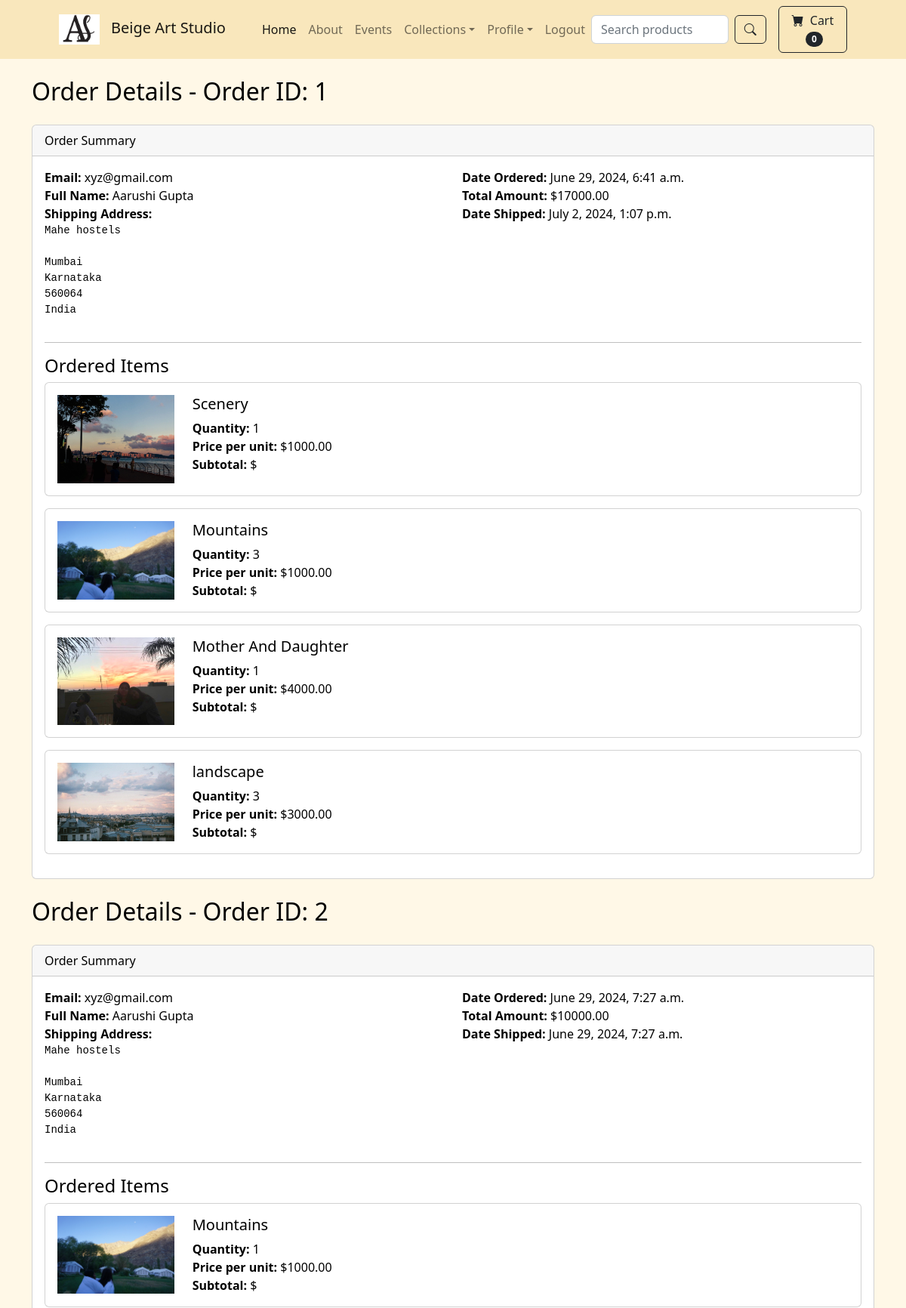
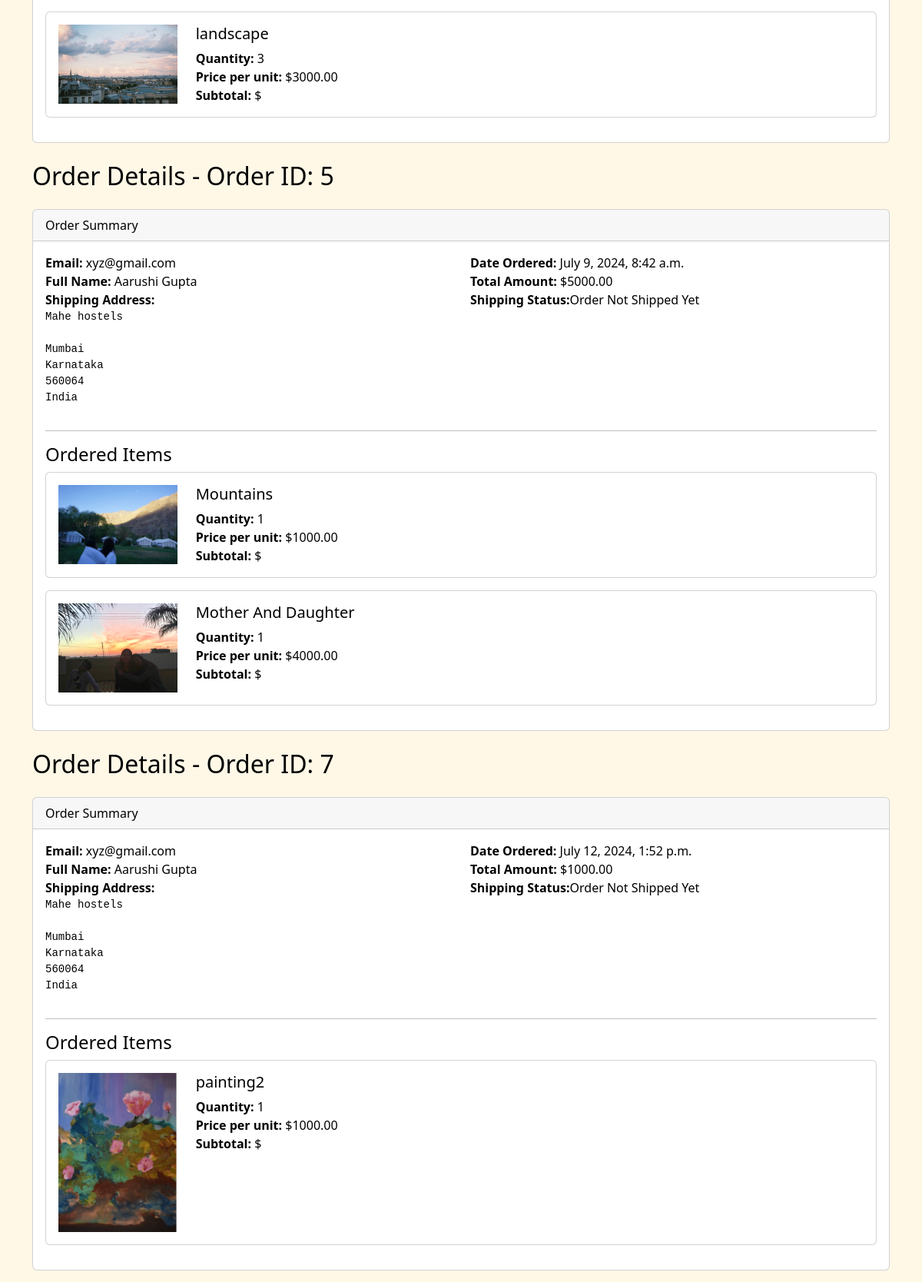
Page /payment/orders/ (signed in, upper part) on the committed database (2 pictures, top to bottom).
### payment/models.py (models this page shows, shortened)
class Order(models.Model):
    STATUS_CHOICES = [
        ('P', 'Pending'),
        ('S', 'Shipped'),
        ('C', 'Cancelled'),
    ]
    user = models.ForeignKey(User, on_delete=models.CASCADE, null=True, blank=True)
    full_name = models.CharField(max_length=250)
    email = models.EmailField(max_length=250)
    shipping_address = models.TextField(max_length=15000)
    amount_paid = models.DecimalField(max_digits=7, decimal_places=2)
    date_ordered = models.DateTimeField(auto_now_add=True)
    shipped = models.BooleanField(default=False)
    date_shipped = models.DateTimeField(blank=True, null=True)

class OrderItem(models.Model):
    order = models.ForeignKey(Order, related_name='order_items', on_delete=models.CASCADE, null=True)
    product = models.ForeignKey(Product, on_delete=models.CASCADE, null=True)
    user = models.ForeignKey(User, on_delete=models.CASCADE, null=True, blank=True)
    quantity = models.PositiveBigIntegerField(default=1)
    price = models.DecimalField(max_digits=7, decimal_places=2)

### store/models.py (models this page shows, shortened)
class Product(models.Model):
    name = models.CharField(max_length=100)
    price = models.DecimalField(default=0, decimal_places=2, max_digits=6)
    category = models.ForeignKey(Category, on_delete=models.CASCADE, default=1)
    description = models.CharField(max_length=250, default='', blank=True, null=True)
    image = models.ImageField(upload_to='uploads/product/')
    is_sale = models.BooleanField(default=False)
    sale_price = models.DecimalField(default=0, decimal_places=2, max_digits=6)

### payment/views.py (the view)
# urls.py: path('orders/', views.order_list, name='order_list'),
@login_required
def order_list(request):
    orders = Order.objects.filter(user=request.user).prefetch_related('order_items')
    context = {
        'orders': orders,
    }
    return render(request, 'payment/order_list.html', context)

### cart/cart.py (called while the page is built)
    def __len__(self):
        return len(self.cart)

### cart/context_processors.py (called while the page is built)
def cart(request):
    return {'cart': Cart(request)}

### payment/templates/payment/order_list.html
{% extends 'base.html' %}
{% block content %}
<div class="container mt-4">
    {% for order in orders %}
    <h2 class="mb-4">Order Details - Order ID: {{ order.id }}</h2>
    <div class="card mb-4">
        <div class="card-header">
            Order Summary
        </div>
        <div class="card-body">
            <div class="row mb-3">
                <div class="col-md-6">
                    <strong>Email:</strong> {{ order.user.email }}<br>
                    <strong>Full Name:</strong> {{ order.user.get_full_name }}<br>
                    <strong>Shipping Address:</strong><br>
                    <pre>{{ order.shipping_address }}</pre>
                </div>
                <div class="col-md-6">
                    <strong>Date Ordered:</strong> {{ order.date_ordered }}<br>
                    <strong>Total Amount:</strong> ${{ order.amount_paid }}<br>
                    {% if order.date_shipped %}
                        <strong>Date Shipped:</strong> {{ order.date_shipped }}<br>
                    {% endif %}
                    {% if not order.shipped %}
                    <strong>Shipping Status:</strong><red>Order Not Shipped Yet</red> <br>
                    {% endif %}
                </div>
            </div>
            <hr>
            <h4>Ordered Items</h4>
            {% for item in order.order_items.all %}
                <div class="card mb-3">
                    <div class="card-body">
                        <div class="row">
                            <div class="col-md-2">
                                <img src="{{ item.product.image.url }}" class="img-fluid" alt="{{ item.product.name }}">
                            </div>
                            <div class="col-md-10">
                                <h5 class="card-title">{{ item.product.name }}</h5>
                                <p class="card-text">
                                    <strong>Quantity:</strong> {{ item.quantity }}<br>
                                    <strong>Price per unit:</strong> ${{ item.price }}<br>
                                    <strong>Subtotal:</strong> ${{ item.subtotal }}
                                </p>
                            </div>
                        </div>
                    </div>
                </div>
            {% endfor %}
        </div>
    </div>
    {% endfor %}
</div>
{% endblock %}

### store/templates/base.html (style rules this page uses)
body { background-color: #fff8e7; color: black; }

### rows in the picture
Order: id "1", user.email "xyz@gmail.com", user.get_full_name "Aarushi Gupta", shipping_address "Mahe hostels Mumbai Karnataka 560064 India", date_ordered "June 29, 2024, 6:41 a.m.", amount_paid "17000.00", date_shipped "July 2, 2024, 1:07 p.m."
OrderItem: product.image (picture), product.name "Scenery", quantity "1", price "1000.00"
OrderItem: product.image (picture), product.name "Mountains", quantity "3", price "1000.00"
OrderItem: product.image (picture), product.name "Mother And Daughter", quantity "1", price "4000.00"
OrderItem: product.image (picture), product.name "landscape", quantity "3", price "3000.00"
Order: id "2", user.email "xyz@gmail.com", user.get_full_name "Aarushi Gupta", shipping_address "Mahe hostels Mumbai Karnataka 560064 India", date_ordered "June 29, 2024, 7:27 a.m.", amount_paid "10000.00", date_shipped "June 29, 2024, 7:27 a.m."
OrderItem: product.image (picture), product.name "Mountains", quantity "1", price "1000.00"
OrderItem: product.image (picture), product.name "landscape", quantity "3", price "3000.00"
Order: id "5", user.email "xyz@gmail.com", user.get_full_name "Aarushi Gupta", shipping_address "Mahe hostels Mumbai Karnataka 560064 India", date_ordered "July 9, 2024, 8:42 a.m.", amount_paid "5000.00", shows "Shipping Status:", shipped "Order Not Shipped Yet"
OrderItem: product.image (picture), product.name "Mountains", quantity "1", price "1000.00"
OrderItem: product.image (picture), product.name "Mother And Daughter", quantity "1", price "4000.00"
Order: id "7", user.email "xyz@gmail.com", user.get_full_name "Aarushi Gupta", shipping_address "Mahe hostels Mumbai Karnataka 560064 India", date_ordered "July 12, 2024, 1:52 p.m.", amount_paid "1000.00", shows "Shipping Status:", shipped "Order Not Shipped Yet"
OrderItem: product.image (picture), product.name "painting2", quantity "1", price "1000.00"

### other values in the picture
{{ cart|length }} "0"
